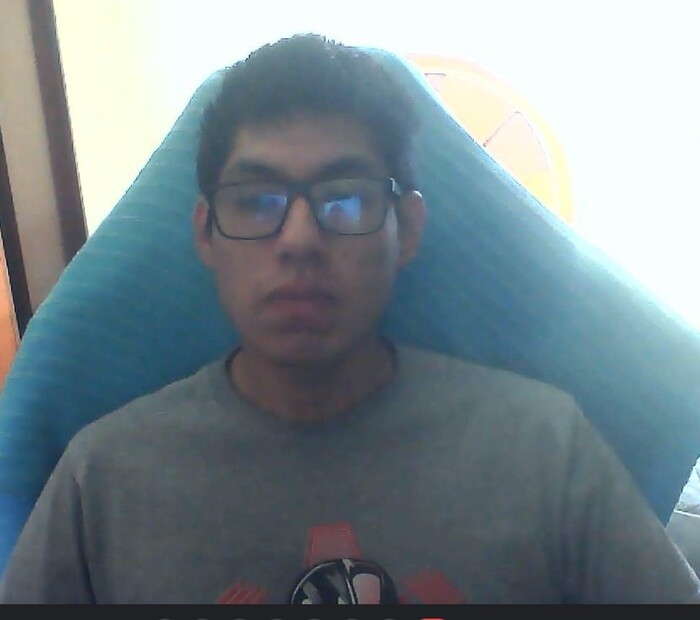
#> input picture Tarea 2 Detect-Rotate/imagenes/per3.jpg, 700 x 620 px
$ python circular_face.py
#> lines starting #> are read from the running program, lines starting #| are printed output that depends on the picture; after the words box and inside, x2 and y2 are one past the last pixel; in counts of white or black regions, pixels touching at a corner belong together
import cv2
from pathlib import Path
import numpy as np


current_directory = Path(__file__).resolve().parent
# Load the image
img = cv2.imread(f"{current_directory}/imagenes/per3.jpg")
#> img is the input picture: shape (620, 700, 3); mean B, G, R 141.5, 135.3, 120.5
# Convert the image to grayscale
gray = cv2.cvtColor(img, cv2.COLOR_BGR2GRAY)
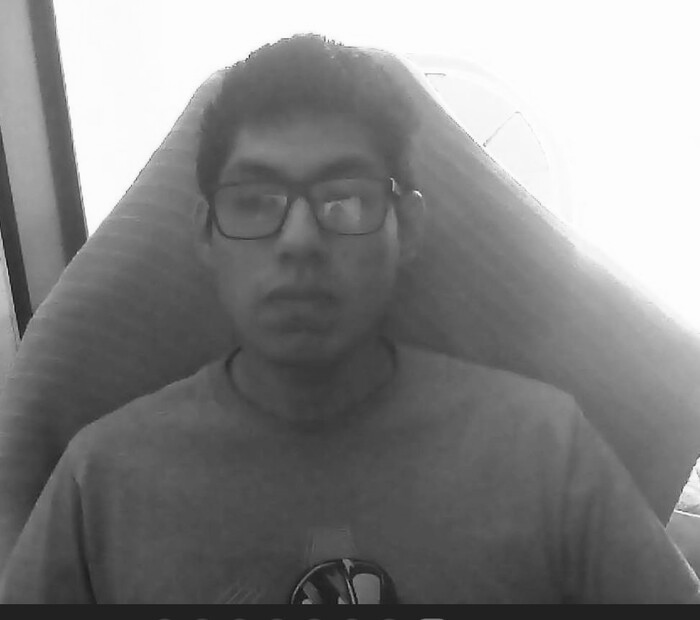
#> gray: shape (620, 700); min 12, max 255, mean 131.6

# Load the face detector

face_cascade = cv2.CascadeClassifier(
    cv2.data.haarcascades + "haarcascade_frontalface_default.xml")


# Detect faces in the image
faces = face_cascade.detectMultiScale(gray, scaleFactor=1.3, minNeighbors=5)
#> faces = [[183, 98, 231, 231]]


# Iterate over the faces
for (x, y, w, h) in faces:
    # Create a mask with a circular shape
    mask = np.zeros_like(img)
    mask = cv2.circle(mask, (x + w//2, y + h//2),
                      (w + h)//4, (255, 255, 255), -1)
    # Apply the mask to the face
    img = cv2.addWeighted(img, 0.7, mask, 0.3, 0)
#> this loop made 1 pass
#> pass 1, `mask = cv2.circle(mask, (x + w//2, y + h//2), (w + h)//4, (255, 255, 2..`:
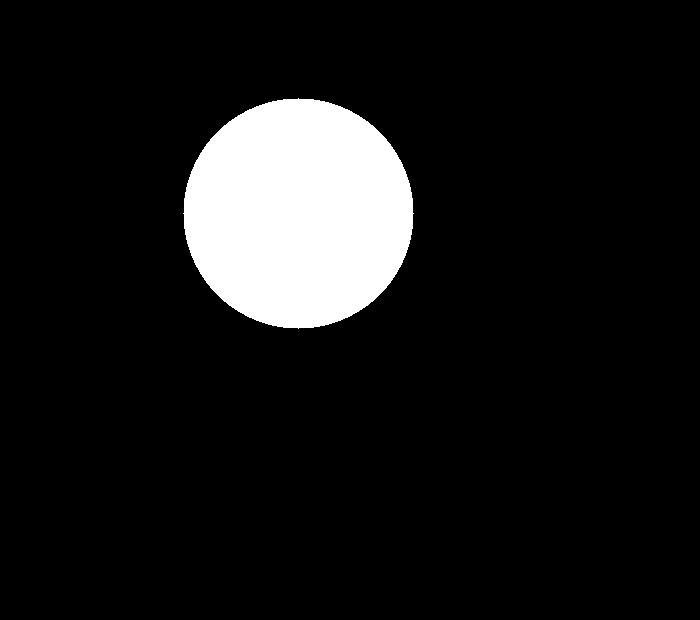
#> mask: shape (620, 700, 3); 9.6% white; 1 white region, box (x1, y1, x2, y2) and area: (183, 98, 414, 329) 41545
#> pass 1, `img = cv2.addWeighted(img, 0.7, mask, 0.3, 0)`:
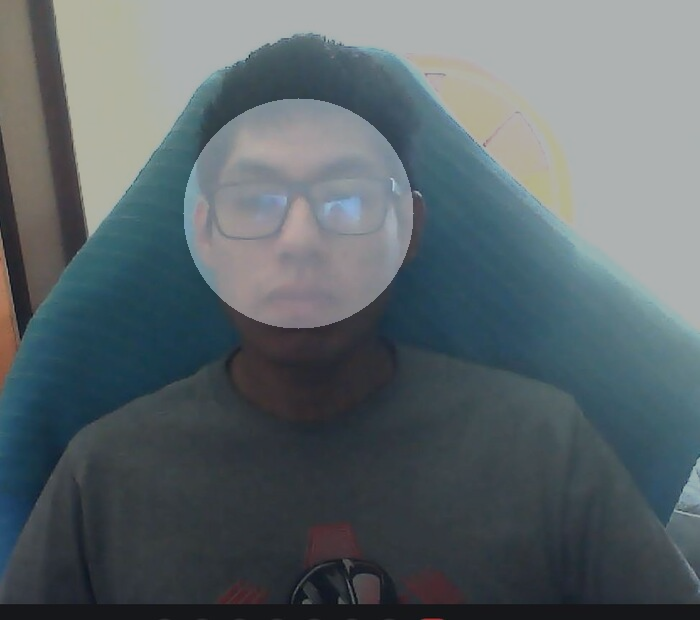
#> img: shape (620, 700, 3); mean B, G, R 106.3, 102, 91.6

# Display the image
cv2.imshow("Face Masked", img)
cv2.waitKey(0)
cv2.destroyAllWindows()

$ run again, with Tarea 2 Detect-Rotate/imagenes/per2.jpg copied over Tarea 2 Detect-Rotate/imagenes/per3.jpg
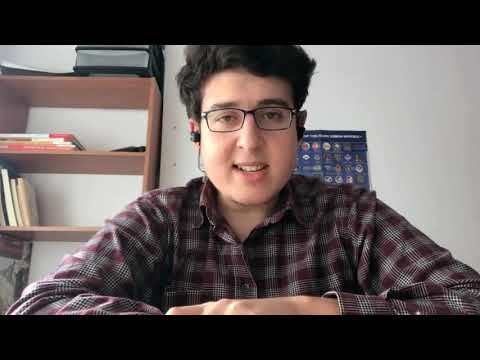
#> input picture Tarea 2 Detect-Rotate/imagenes/per2.jpg, 480 x 360 px
#> img is the input picture: shape (360, 480, 3); mean B, G, R 85.3, 86.7, 95.9
#> faces = [[182, 67, 134, 134]]
#> the loop `for (x, y, w, h) in faces:` made 1 pass
#> pass 1, `mask = cv2.circle(mask, (x + w//2, y + h//2), (w + h)//4, (255, 255, 2..`:
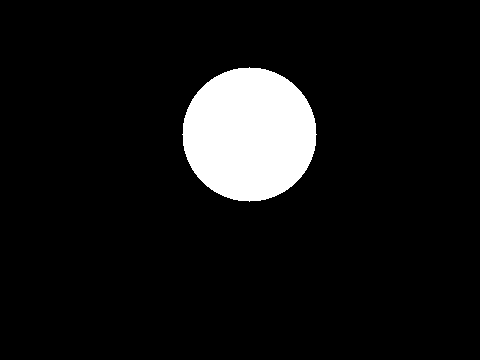
#> mask: shape (360, 480, 3); 8.1% white; 1 white region, box (x1, y1, x2, y2) and area: (182, 67, 317, 202) 14073
#> pass 1, `img = cv2.addWeighted(img, 0.7, mask, 0.3, 0)`:
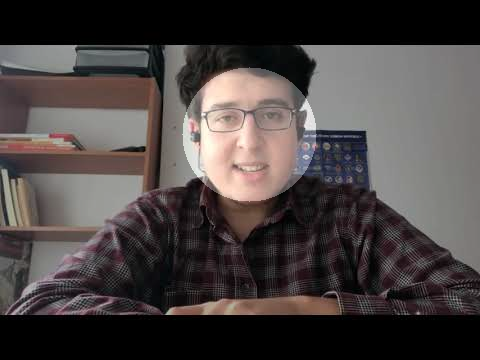
#> img: shape (360, 480, 3); mean B, G, R 66, 66.9, 73.4
